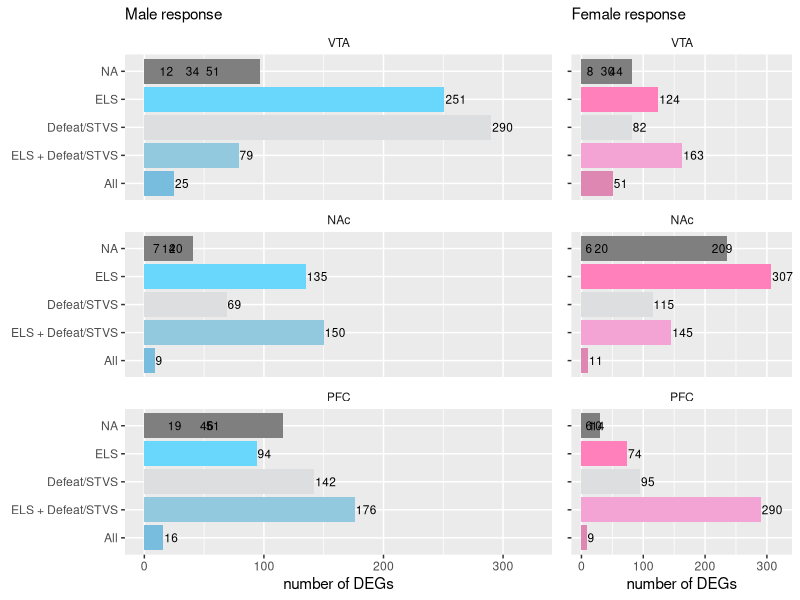
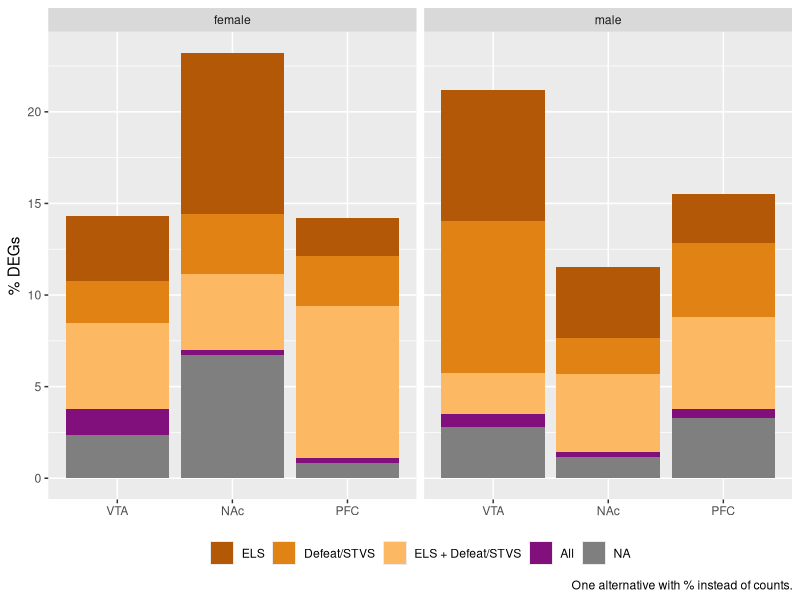
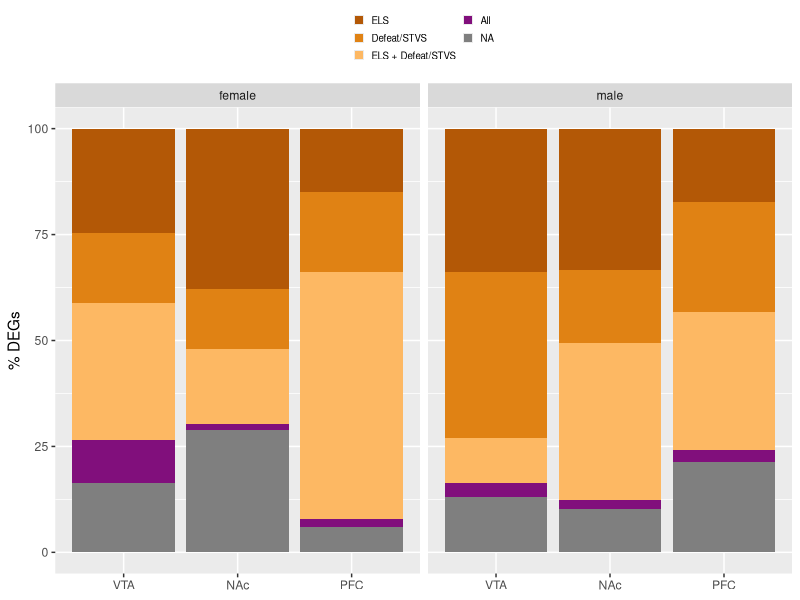
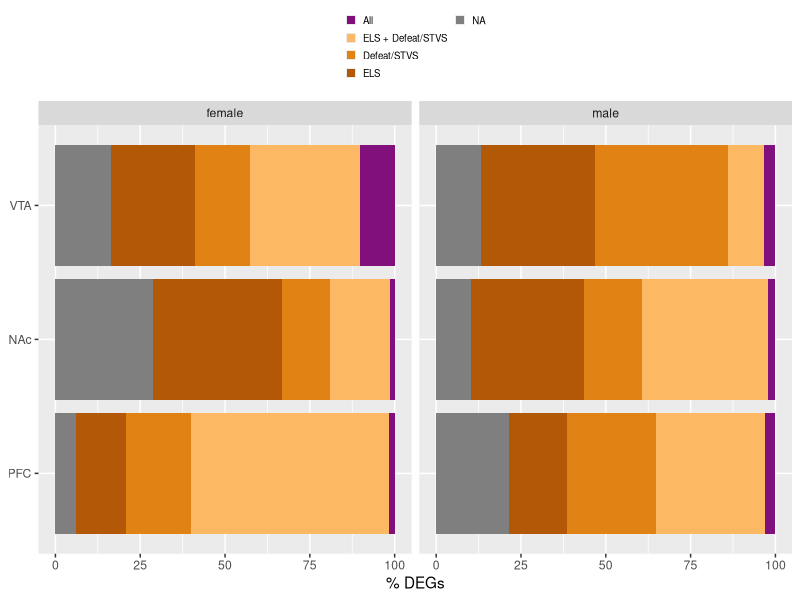
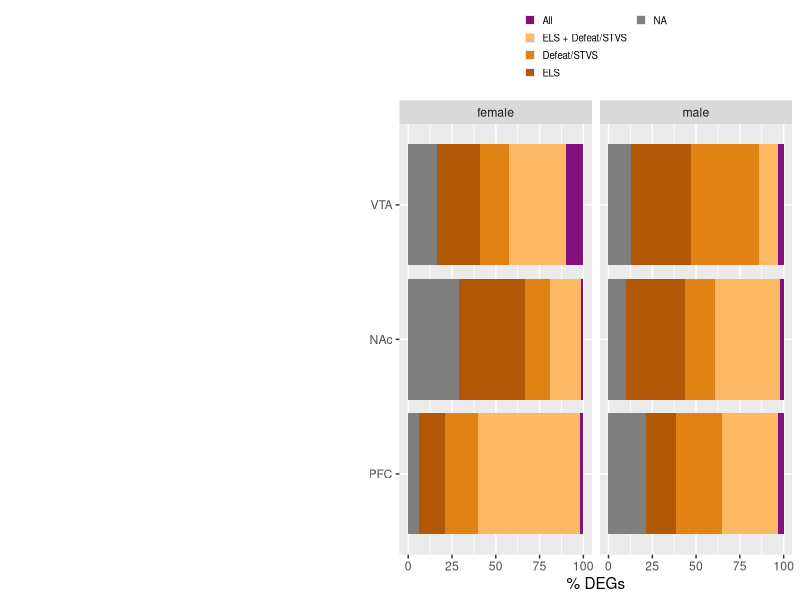

Here is the R script that generated these plots, in order:
## ---- chunk 1
library(ggplot2)
library(dplyr)
library(cowplot)

knitr::opts_chunk$set(fig.path = './', echo = F, message = F)

## ---- chunk 2

# colors from imagecolorpicker.com
fig2venn <- read.csv("fig2venn.csv")

#head(fig2venn)

#summary(fig2venn)

fig2venn$region <- factor(fig2venn$region, levels = c("VTA", "NAc", "PFC")) 
fig2venn$group <- factor(fig2venn$group, levels = c("All" ,  
                                                     "Defeat/STVS and ELS + Defeat/STVS",
                                                     "ELS and ELS + Defeat/STVS" ,
                                                     "ELS and Defeat/STVS",
                                                     "ELS + Defeat/STVS",
                                                     "Defeat/STVS",
                                                     "ELS" 
                                                     ))


males <- fig2venn %>% filter(sex == "male") %>% droplevels()
females <- fig2venn %>% filter(sex == "female") %>% droplevels()

malecolors <- c("All" = "#79BDDE",  "Defeat/STVS and ELS + Defeat/STVS" = "#A7C8D9", "ELS and ELS + Defeat/STVS" = "#03BEEE" ,
                "ELS and Defeat/STVS" = "#8DD6F2", "ELS + Defeat/STVS" = "#92C9DE", "Defeat/STVS" = "#DDDEE0", "ELS" = "#69D7FC" )

femalecolors <- c("All" = "#DE87B3", "Defeat/STVS and ELS + Defeat/STVS" = "#D4AEC9", "ELS and ELS + Defeat/STVS" = "#FF469F" ,
                 "ELS and Defeat/STVS" = "#E2A1BF", "ELS + Defeat/STVS" = "#F3A4D5", "Defeat/STVS" = "#DDDEE0", "ELS" = "#FF80BB" )

sharedunshared <- c("All" = "#810f7c",  "Defeat/STVS and ELS + Defeat/STVS" = "#8c6bb1", "ELS and ELS + Defeat/STVS" = "#8c96c6" ,
                "ELS and Defeat/STVS" = "#9ebcda", "ELS + Defeat/STVS" = "#fdb863", "Defeat/STVS" = "#e08214", "ELS" = "#b35806" )


m <- ggplot(data=males, aes(x=group, y = number,  fill = group)) + 
  geom_bar(stat="identity")  + 
  coord_flip() + 
  facet_wrap(~region, nrow = 3) +
  scale_x_discrete(drop=FALSE)+
  scale_y_continuous(limits=c(0, 325)) +
  scale_fill_manual(values = malecolors) +
  geom_text(aes(label=number),size=3, hjust = -0.05) +
  guides(fill = guide_legend(reverse = TRUE)) +
  theme(legend.title = element_blank(),
        legend.position = "none",
        strip.background = element_rect( fill="white")) +
  labs(subtitle = "Male response",
       x = NULL, y = "number of DEGs") 
#m

f <- ggplot(data=females, aes(x=group, y = number,  fill = group)) + 
  geom_bar(stat="identity")  + 
  coord_flip() + 
  facet_wrap(~region, nrow = 3) +
  scale_x_discrete(drop=FALSE)+
  scale_y_continuous(limits=c(0, 325)) +
  scale_fill_manual(values = femalecolors) +
  geom_text(aes(label=number),size=3, hjust = -0.05) +
  guides(fill = guide_legend(reverse = TRUE)) +
  theme(legend.title = element_blank(),
        legend.position = "none",
        strip.background = element_rect( fill="white")) +
  labs(subtitle = "Female response",
       x = NULL, y = "number of DEGs") 
#f

plot_grid(m, f + theme(axis.text.y=element_blank()), 
          nrow = 1, rel_widths = c(0.7,0.3))
## ---- chunk 3
fig2venn$percent <- (fig2venn$number / sum(fig2venn$number) * 100)

ggplot(fig2venn, aes(x = region, y = percent, fill = reorder(group, desc(group)))) + 
  geom_bar(stat = "identity") + 
  theme(legend.title = element_blank(),
        legend.position = "bottom") + 
  labs(x = NULL, y = "% DEGs",
       caption = "One alternative with % instead of counts.") +
  facet_wrap(~sex) +
  scale_fill_manual(values = sharedunshared) 


subsetpercent <- function(whichsex, whichregion){
  newdf <- fig2venn %>% filter(sex == whichsex, region == whichregion)%>% droplevels()
  newdf$percent <- (newdf$number / sum(newdf$number) * 100)
  return(newdf)
}

MVTA <- subsetpercent("male", "VTA")
MNAc <- subsetpercent("male", "NAc")
MPFC <- subsetpercent("male", "PFC")
FVTA <- subsetpercent("female", "VTA")
FNAc <- subsetpercent("female", "NAc")
FPFC <- subsetpercent("female", "PFC")

fig2venn <- rbind(MVTA, MNAc,MPFC,FVTA, FNAc, FPFC)


#fig2venn$sex <- factor(fig2venn$sex, levels = c("female", "male"))

ggplot(fig2venn, aes(x = region, y = percent, fill = reorder(group, desc(group)))) + 
  geom_bar(stat = "identity") + 
  #theme_bw(base_size = 9) +
  theme(legend.title = element_blank(),
        legend.position = "top",
        legend.text = element_text(size = 7),
        legend.key.size = unit(0.25, "cm"))  + 
  labs(x = NULL, y = "% DEGs") +
  #geom_hline(yintercept=22, linetype="dashed") +
  #geom_hline(yintercept=50, linetype="dashed") +
  facet_wrap(~sex) +
  scale_fill_manual(values = sharedunshared) +
  guides(fill = guide_legend(nrow = 3)) 


fig2venn$region <- factor(fig2venn$region, levels = c("PFC", "NAc", "VTA"))

p2 <- ggplot(fig2venn, aes(x = region, y = percent, fill = group)) + 
  geom_bar(stat = "identity") + 
  #theme_bw(base_size = 9) +
  theme(legend.title = element_blank(),
        legend.position = "top",
        legend.text = element_text(size = 7),
        legend.key.size = unit(0.25, "cm"))  + 
  labs(x = NULL, y = "% DEGs") +
  #geom_hline(yintercept=22, linetype="dashed") +
  #geom_hline(yintercept=50, linetype="dashed") +
  facet_wrap(~sex) +
  scale_fill_manual(values = sharedunshared) +
  guides(fill = guide_legend(nrow = 4)) +
  coord_flip()
p2
## ---- chunk 4
p1 <- ggdraw() + draw_image("fig2venn-original.png", scale = 0.9)
plot_grid(p1, p2,  rel_widths = c(0.45,0.55))
